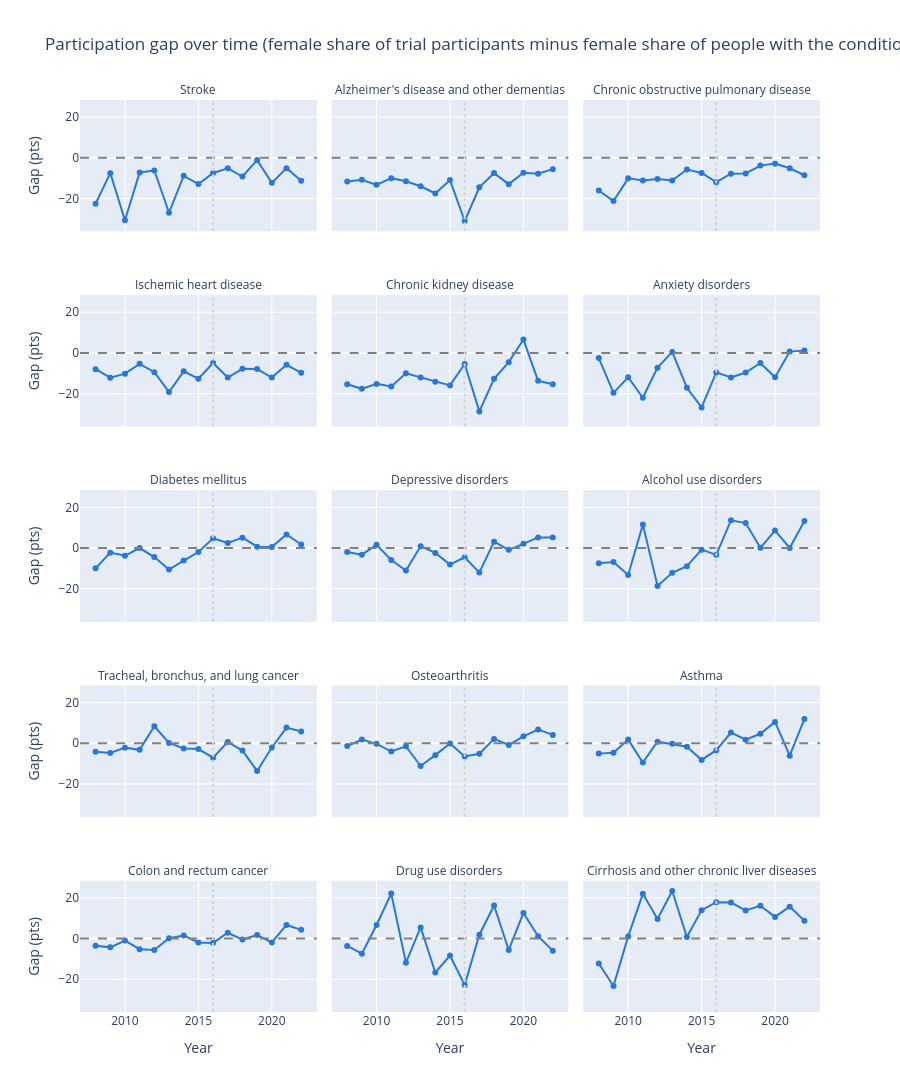

Here is the notebook cell this chart was saved with:
### Markdown cell above
### Participation gap over time
One small chart per cause, in the same order as the chart above. The gap is in percentage points: below the dashed line at 0 means women are underrepresented in that year's trials. The dotted line marks 2016, when NIH started requiring researchers to consider sex as a biological variable.

### Code cell
import plotly.express as px

gap["gap_points"] = gap["gap"] * 100

fig = px.line(
    gap, x="year", y="gap_points", facet_col="cause_name", facet_col_wrap=3,
    category_orders={"cause_name": by_cause["cause_name"].tolist()},
    hover_data=["trials"], markers=True, height=1100,
    labels={"gap_points": "Gap (pts)", "year": "Year", "trials": "Trials"},
    title="Participation gap over time (female share of trial participants minus female share of people with the condition)",
)
fig.for_each_annotation(lambda a: a.update(text=a.text.split("=")[1]))
fig.update_traces(line_color="#2a78d6")
fig.add_hline(y=0, line_dash="dash", line_color="gray")
fig.add_vline(x=2016, line_dash="dot", line_color="lightgray")
fig.show()

### Figure 1 — Plotly figure (JSON) as saved in the notebook; plotly's stock layout.template omitted (floating-point values rounded to 4 significant figures)
{"data": [{"customdata": [[13], [17], [18], [11], [22], [22], [19], [16], [22], [24], [22], [29], [18], [21], [16]], "hovertemplate": "cause_name=Stroke<br>Year=%{x}<br>Gap (pts)=%{y}<br>Trials=%{customdata[0]}<extra></extra>", "legendgroup": "", "line": {"color": "#2a78d6", "dash": "solid"}, "marker": {"symbol": "circle"}, "mode": "lines+markers", "name": "", "orientation": "v", "showlegend": false, "type": "scatter", "x": [2008, 2009, 2010, 2011, 2012, 2013, 2014, 2015, 2016, 2017, 2018, 2019, 2020, 2021, 2022], "xaxis": "x13", "y": [-22.55, -7.548, -30.67, -7.196, -6.264, -26.98, -8.861, -12.89, -7.445, -5.208, -9.207, -1.157, -12.31, -5.098, -11.32], "yaxis": "y13"}, {"customdata": [[13], [19], [10], [12], [13], [13], [13], [15], [15], [23], [24], [25], [22], [24], [24]], "hovertemplate": "cause_name=Alzheimer's disease and other dementias<br>Year=%{x}<br>Gap (pts)=%{y}<br>Trials=%{customdata[0]}<extra></extra>", "legendgroup": "", "line": {"color": "#2a78d6", "dash": "solid"}, "marker": {"symbol": "circle"}, "mode": "lines+markers", "name": "", "orientation": "v", "showlegend": false, "type": "scatter", "x": [2008, 2009, 2010, 2011, 2012, 2013, 2014, 2015, 2016, 2017, 2018, 2019, 2020, 2021, 2022], "xaxis": "x14", "y": [-11.7, -10.85, -13.3, -10.01, -11.53, -14.0, -17.55, -10.93, -31.04, -14.53, -7.527, -12.95, -7.321, -7.815, -5.59], "yaxis": "y14"}, {"customdata": [[12], [17], [10], [11], [21], [14], [15], [20], [10], [17], [11], [7], [6], [8], [6]], "hovertemplate": "cause_name=Chronic obstructive pulmonary disease<br>Year=%{x}<br>Gap (pts)=%{y}<br>Trials=%{customdata[0]}<extra></extra>", "legendgroup": "", "line": {"color": "#2a78d6", "dash": "solid"}, "marker": {"symbol": "circle"}, "mode": "lines+markers", "name": "", "orientation": "v", "showlegend": false, "type": "scatter", "x": [2008, 2009, 2010, 2011, 2012, 2013, 2014, 2015, 2016, 2017, 2018, 2019, 2020, 2021, 2022], "xaxis": "x15", "y": [-16.07, -21.23, -10.1, -11.2, -10.48, -11.19, -5.78, -7.486, -11.96, -7.807, -7.677, -3.853, -2.88, -5.156, -8.575], "yaxis": "y15"}, {"customdata": [[20], [17], [15], [10], [22], [21], [16], [13], [9], [13], [14], [15], [9], [9], [2]], "hovertemplate": "cause_name=Ischemic heart disease<br>Year=%{x}<br>Gap (pts)=%{y}<br>Trials=%{customdata[0]}<extra></extra>", "legendgroup": "", "line": {"color": "#2a78d6", "dash": "solid"}, "marker": {"symbol": "circle"}, "mode": "lines+markers", "name": "", "orientation": "v", "showlegend": false, "type": "scatter", "x": [2008, 2009, 2010, 2011, 2012, 2013, 2014, 2015, 2016, 2017, 2018, 2019, 2020, 2021, 2022], "xaxis": "x10", "y": [-7.983, -12.13, -10.16, -5.337, -9.482, -19.16, -9.052, -12.66, -4.917, -12.09, -7.787, -7.897, -12.11, -5.817, -9.755], "yaxis": "y10"}, {"customdata": [[14], [10], [20], [14], [22], [12], [14], [23], [23], [23], [21], [19], [8], [13], [7]], "hovertemplate": "cause_name=Chronic kidney disease<br>Year=%{x}<br>Gap (pts)=%{y}<br>Trials=%{customdata[0]}<extra></extra>", "legendgroup": "", "line": {"color": "#2a78d6", "dash": "solid"}, "marker": {"symbol": "circle"}, "mode": "lines+markers", "name": "", "orientation": "v", "showlegend": false, "type": "scatter", "x": [2008, 2009, 2010, 2011, 2012, 2013, 2014, 2015, 2016, 2017, 2018, 2019, 2020, 2021, 2022], "xaxis": "x11", "y": [-15.34, -17.62, -15.19, -16.49, -10.0, -12.08, -14.2, -15.95, -5.438, -28.7, -12.71, -4.517, 6.563, -13.69, -15.35], "yaxis": "y11"}, {"customdata": [[22], [19], [12], [13], [13], [17], [11], [21], [21], [14], [16], [14], [9], [35], [19]], "hovertemplate": "cause_name=Anxiety disorders<br>Year=%{x}<br>Gap (pts)=%{y}<br>Trials=%{customdata[0]}<extra></extra>", "legendgroup": "", "line": {"color": "#2a78d6", "dash": "solid"}, "marker": {"symbol": "circle"}, "mode": "lines+markers", "name": "", "orientation": "v", "showlegend": false, "type": "scatter", "x": [2008, 2009, 2010, 2011, 2012, 2013, 2014, 2015, 2016, 2017, 2018, 2019, 2020, 2021, 2022], "xaxis": "x12", "y": [-2.501, -19.58, -11.91, -21.98, -7.236, 0.4979, -17.09, -26.73, -9.545, -12.04, -9.594, -4.953, -11.96, 0.654, 1.163], "yaxis": "y12"}, {"customdata": [[68], [66], [71], [65], [51], [70], [71], [55], [53], [61], [55], [47], [50], [45], [33]], "hovertemplate": "cause_name=Diabetes mellitus<br>Year=%{x}<br>Gap (pts)=%{y}<br>Trials=%{customdata[0]}<extra></extra>", "legendgroup": "", "line": {"color": "#2a78d6", "dash": "solid"}, "marker": {"symbol": "circle"}, "mode": "lines+markers", "name": "", "orientation": "v", "showlegend": false, "type": "scatter", "x": [2008, 2009, 2010, 2011, 2012, 2013, 2014, 2015, 2016, 2017, 2018, 2019, 2020, 2021, 2022], "xaxis": "x7", "y": [-9.926, -2.224, -3.767, 0.03634, -4.413, -10.54, -6.106, -1.945, 4.799, 2.563, 5.124, 0.7099, 0.5972, 6.657, 1.753], "yaxis": "y7"}, {"customdata": [[44], [40], [48], [38], [42], [33], [45], [49], [46], [39], [39], [34], [32], [52], [34]], "hovertemplate": "cause_name=Depressive disorders<br>Year=%{x}<br>Gap (pts)=%{y}<br>Trials=%{customdata[0]}<extra></extra>", "legendgroup": "", "line": {"color": "#2a78d6", "dash": "solid"}, "marker": {"symbol": "circle"}, "mode": "lines+markers", "name": "", "orientation": "v", "showlegend": false, "type": "scatter", "x": [2008, 2009, 2010, 2011, 2012, 2013, 2014, 2015, 2016, 2017, 2018, 2019, 2020, 2021, 2022], "xaxis": "x8", "y": [-1.943, -3.222, 1.606, -5.871, -11.02, 0.9239, -2.35, -8.109, -4.493, -12.02, 3.151, -0.8414, 2.096, 5.224, 5.254], "yaxis": "y8"}, {"customdata": [[16], [16], [16], [13], [7], [14], [18], [13], [15], [13], [17], [18], [6], [10], [8]], "hovertemplate": "cause_name=Alcohol use disorders<br>Year=%{x}<br>Gap (pts)=%{y}<br>Trials=%{customdata[0]}<extra></extra>", "legendgroup": "", "line": {"color": "#2a78d6", "dash": "solid"}, "marker": {"symbol": "circle"}, "mode": "lines+markers", "name": "", "orientation": "v", "showlegend": false, "type": "scatter", "x": [2008, 2009, 2010, 2011, 2012, 2013, 2014, 2015, 2016, 2017, 2018, 2019, 2020, 2021, 2022], "xaxis": "x9", "y": [-7.466, -6.812, -13.22, 11.53, -18.58, -12.1, -8.888, -0.7751, -3.321, 13.62, 12.3, 0.1371, 8.607, 0.07042, 13.35], "yaxis": "y9"}, {"customdata": [[60], [51], [47], [37], [27], [50], [33], [65], [63], [80], [50], [39], [34], [38], [22]], "hovertemplate": "cause_name=Tracheal, bronchus, and lung cancer<br>Year=%{x}<br>Gap (pts)=%{y}<br>Trials=%{customdata[0]}<extra></extra>", "legendgroup": "", "line": {"color": "#2a78d6", "dash": "solid"}, "marker": {"symbol": "circle"}, "mode": "lines+markers", "name": "", "orientation": "v", "showlegend": false, "type": "scatter", "x": [2008, 2009, 2010, 2011, 2012, 2013, 2014, 2015, 2016, 2017, 2018, 2019, 2020, 2021, 2022], "xaxis": "x4", "y": [-4.117, -4.771, -2.151, -3.206, 8.343, 0.1334, -2.573, -2.831, -7.068, 0.6677, -3.607, -13.57, -2.088, 7.72, 5.81], "yaxis": "y4"}, {"customdata": [[14], [14], [15], [16], [16], [19], [20], [19], [24], [27], [19], [19], [19], [13], [13]], "hovertemplate": "cause_name=Osteoarthritis<br>Year=%{x}<br>Gap (pts)=%{y}<br>Trials=%{customdata[0]}<extra></extra>", "legendgroup": "", "line": {"color": "#2a78d6", "dash": "solid"}, "marker": {"symbol": "circle"}, "mode": "lines+markers", "name": "", "orientation": "v", "showlegend": false, "type": "scatter", "x": [2008, 2009, 2010, 2011, 2012, 2013, 2014, 2015, 2016, 2017, 2018, 2019, 2020, 2021, 2022], "xaxis": "x5", "y": [-1.368, 1.846, -0.2861, -4.046, -1.506, -11.15, -5.831, -0.08972, -6.486, -5.127, 2.144, -0.7926, 3.421, 6.738, 4.094], "yaxis": "y5"}, {"customdata": [[22], [13], [22], [15], [13], [15], [16], [14], [12], [12], [9], [8], [6], [5], [7]], "hovertemplate": "cause_name=Asthma<br>Year=%{x}<br>Gap (pts)=%{y}<br>Trials=%{customdata[0]}<extra></extra>", "legendgroup": "", "line": {"color": "#2a78d6", "dash": "solid"}, "marker": {"symbol": "circle"}, "mode": "lines+markers", "name": "", "orientation": "v", "showlegend": false, "type": "scatter", "x": [2008, 2009, 2010, 2011, 2012, 2013, 2014, 2015, 2016, 2017, 2018, 2019, 2020, 2021, 2022], "xaxis": "x6", "y": [-5.085, -4.644, 1.785, -9.477, 0.7832, -0.2748, -1.696, -8.18, -3.396, 5.238, 1.732, 4.656, 10.46, -6.081, 11.85], "yaxis": "y6"}, {"customdata": [[18], [22], [28], [21], [21], [24], [16], [16], [24], [28], [32], [30], [22], [16], [15]], "hovertemplate": "cause_name=Colon and rectum cancer<br>Year=%{x}<br>Gap (pts)=%{y}<br>Trials=%{customdata[0]}<extra></extra>", "legendgroup": "", "line": {"color": "#2a78d6", "dash": "solid"}, "marker": {"symbol": "circle"}, "mode": "lines+markers", "name": "", "orientation": "v", "showlegend": false, "type": "scatter", "x": [2008, 2009, 2010, 2011, 2012, 2013, 2014, 2015, 2016, 2017, 2018, 2019, 2020, 2021, 2022], "xaxis": "x", "y": [-3.621, -4.376, -1.074, -5.272, -5.691, 0.08409, 1.473, -1.95, -2.192, 2.802, -0.5547, 1.654, -1.939, 6.609, 4.216], "yaxis": "y"}, {"customdata": [[18], [15], [20], [18], [17], [19], [9], [14], [15], [12], [8], [23], [23], [20], [15]], "hovertemplate": "cause_name=Drug use disorders<br>Year=%{x}<br>Gap (pts)=%{y}<br>Trials=%{customdata[0]}<extra></extra>", "legendgroup": "", "line": {"color": "#2a78d6", "dash": "solid"}, "marker": {"symbol": "circle"}, "mode": "lines+markers", "name": "", "orientation": "v", "showlegend": false, "type": "scatter", "x": [2008, 2009, 2010, 2011, 2012, 2013, 2014, 2015, 2016, 2017, 2018, 2019, 2020, 2021, 2022], "xaxis": "x2", "y": [-3.661, -7.517, 6.593, 22.06, -11.9, 5.405, -16.72, -8.365, -22.84, 1.82, 16.15, -5.658, 12.49, 1.11, -6.008], "yaxis": "y2"}, {"customdata": [[3], [1], [6], [4], [7], [5], [8], [17], [12], [11], [15], [26], [11], [14], [5]], "hovertemplate": "cause_name=Cirrhosis and other chronic liver diseases<br>Year=%{x}<br>Gap (pts)=%{y}<br>Trials=%{customdata[0]}<extra></extra>", "legendgroup": "", "line": {"color": "#2a78d6", "dash": "solid"}, "marker": {"symbol": "circle"}, "mode": "lines+markers", "name": "", "orientation": "v", "showlegend": false, "type": "scatter", "x": [2008, 2009, 2010, 2011, 2012, 2013, 2014, 2015, 2016, 2017, 2018, 2019, 2020, 2021, 2022], "xaxis": "x3", "y": [-12.31, -23.38, 1.009, 21.89, 9.576, 23.29, 0.6534, 13.89, 17.79, 17.59, 13.74, 16.02, 10.57, 15.6, 8.675], "yaxis": "y3"}], "layout": {"annotations": [{"showarrow": false, "text": "Colon and rectum cancer", "x": 0.16, "xanchor": "center", "xref": "paper", "y": 0.144, "yanchor": "bottom", "yref": "paper"}, {"showarrow": false, "text": "Drug use disorders", "x": 0.5, "xanchor": "center", "xref": "paper", "y": 0.144, "yanchor": "bottom", "yref": "paper"}, {"showarrow": false, "text": "Cirrhosis and other chronic liver diseases", "x": 0.84, "xanchor": "center", "xref": "paper", "y": 0.144, "yanchor": "bottom", "yref": "paper"}, {"showarrow": false, "text": "Tracheal, bronchus, and lung cancer", "x": 0.16, "xanchor": "center", "xref": "paper", "y": 0.358, "yanchor": "bottom", "yref": "paper"}, {"showarrow": false, "text": "Osteoarthritis", "x": 0.5, "xanchor": "center", "xref": "paper", "y": 0.358, "yanchor": "bottom", "yref": "paper"}, {"showarrow": false, "text": "Asthma", "x": 0.84, "xanchor": "center", "xref": "paper", "y": 0.358, "yanchor": "bottom", "yref": "paper"}, {"showarrow": false, "text": "Diabetes mellitus", "x": 0.16, "xanchor": "center", "xref": "paper", "y": 0.572, "yanchor": "bottom", "yref": "paper"}, {"showarrow": false, "text": "Depressive disorders", "x": 0.5, "xanchor": "center", "xref": "paper", "y": 0.572, "yanchor": "bottom", "yref": "paper"}, {"showarrow": false, "text": "Alcohol use disorders", "x": 0.84, "xanchor": "center", "xref": "paper", "y": 0.572, "yanchor": "bottom", "yref": "paper"}, {"showarrow": false, "text": "Ischemic heart disease", "x": 0.16, "xanchor": "center", "xref": "paper", "y": 0.786, "yanchor": "bottom", "yref": "paper"}, {"showarrow": false, "text": "Chronic kidney disease", "x": 0.5, "xanchor": "center", "xref": "paper", "y": 0.786, "yanchor": "bottom", "yref": "paper"}, {"showarrow": false, "text": "Anxiety disorders", "x": 0.84, "xanchor": "center", "xref": "paper", "y": 0.786, "yanchor": "bottom", "yref": "paper"}, {"showarrow": false, "text": "Stroke", "x": 0.16, "xanchor": "center", "xref": "paper", "y": 1, "yanchor": "bottom", "yref": "paper"}, {"showarrow": false, "text": "Alzheimer's disease and other dementias", "x": 0.5, "xanchor": "center", "xref": "paper", "y": 1, "yanchor": "bottom", "yref": "paper"}, {"showarrow": false, "text": "Chronic obstructive pulmonary disease", "x": 0.84, "xanchor": "center", "xref": "paper", "y": 1, "yanchor": "bottom", "yref": "paper"}], "height": 1100, "legend": {"tracegroupgap": 0}, "shapes": [{"line": {"color": "gray", "dash": "dash"}, "type": "line", "x0": 0, "x1": 1, "xref": "x domain", "y0": 0, "y1": 0, "yref": "y"}, {"line": {"color": "gray", "dash": "dash"}, "type": "line", "x0": 0, "x1": 1, "xref": "x2 domain", "y0": 0, "y1": 0, "yref": "y2"}, {"line": {"color": "gray", "dash": "dash"}, "type": "line", "x0": 0, "x1": 1, "xref": "x3 domain", "y0": 0, "y1": 0, "yref": "y3"}, {"line": {"color": "gray", "dash": "dash"}, "type": "line", "x0": 0, "x1": 1, "xref": "x4 domain", "y0": 0, "y1": 0, "yref": "y4"}, {"line": {"color": "gray", "dash": "dash"}, "type": "line", "x0": 0, "x1": 1, "xref": "x5 domain", "y0": 0, "y1": 0, "yref": "y5"}, {"line": {"color": "gray", "dash": "dash"}, "type": "line", "x0": 0, "x1": 1, "xref": "x6 domain", "y0": 0, "y1": 0, "yref": "y6"}, {"line": {"color": "gray", "dash": "dash"}, "type": "line", "x0": 0, "x1": 1, "xref": "x7 domain", "y0": 0, "y1": 0, "yref": "y7"}, {"line": {"color": "gray", "dash": "dash"}, "type": "line", "x0": 0, "x1": 1, "xref": "x8 domain", "y0": 0, "y1": 0, "yref": "y8"}, {"line": {"color": "gray", "dash": "dash"}, "type": "line", "x0": 0, "x1": 1, "xref": "x9 domain", "y0": 0, "y1": 0, "yref": "y9"}, {"line": {"color": "gray", "dash": "dash"}, "type": "line", "x0": 0, "x1": 1, "xref": "x10 domain", "y0": 0, "y1": 0, "yref": "y10"}, {"line": {"color": "gray", "dash": "dash"}, "type": "line", "x0": 0, "x1": 1, "xref": "x11 domain", "y0": 0, "y1": 0, "yref": "y11"}, {"line": {"color": "gray", "dash": "dash"}, "type": "line", "x0": 0, "x1": 1, "xref": "x12 domain", "y0": 0, "y1": 0, "yref": "y12"}, {"line": {"color": "gray", "dash": "dash"}, "type": "line", "x0": 0, "x1": 1, "xref": "x13 domain", "y0": 0, "y1": 0, "yref": "y13"}, {"line": {"color": "gray", "dash": "dash"}, "type": "line", "x0": 0, "x1": 1, "xref": "x14 domain", "y0": 0, "y1": 0, "yref": "y14"}, {"line": {"color": "gray", "dash": "dash"}, "type": "line", "x0": 0, "x1": 1, "xref": "x15 domain", "y0": 0, "y1": 0, "yref": "y15"}, {"line": {"color": "lightgray", "dash": "dot"}, "type": "line", "x0": 2016, "x1": 2016, "xref": "x", "y0": 0, "y1": 1, "yref": "y domain"}, {"line": {"color": "lightgray", "dash": "dot"}, "type": "line", "x0": 2016, "x1": 2016, "xref": "x2", "y0": 0, "y1": 1, "yref": "y2 domain"}, {"line": {"color": "lightgray", "dash": "dot"}, "type": "line", "x0": 2016, "x1": 2016, "xref": "x3", "y0": 0, "y1": 1, "yref": "y3 domain"}, {"line": {"color": "lightgray", "dash": "dot"}, "type": "line", "x0": 2016, "x1": 2016, "xref": "x4", "y0": 0, "y1": 1, "yref": "y4 domain"}, {"line": {"color": "lightgray", "dash": "dot"}, "type": "line", "x0": 2016, "x1": 2016, "xref": "x5", "y0": 0, "y1": 1, "yref": "y5 domain"}, {"line": {"color": "lightgray", "dash": "dot"}, "type": "line", "x0": 2016, "x1": 2016, "xref": "x6", "y0": 0, "y1": 1, "yref": "y6 domain"}, {"line": {"color": "lightgray", "dash": "dot"}, "type": "line", "x0": 2016, "x1": 2016, "xref": "x7", "y0": 0, "y1": 1, "yref": "y7 domain"}, {"line": {"color": "lightgray", "dash": "dot"}, "type": "line", "x0": 2016, "x1": 2016, "xref": "x8", "y0": 0, "y1": 1, "yref": "y8 domain"}, {"line": {"color": "lightgray", "dash": "dot"}, "type": "line", "x0": 2016, "x1": 2016, "xref": "x9", "y0": 0, "y1": 1, "yref": "y9 domain"}, {"line": {"color": "lightgray", "dash": "dot"}, "type": "line", "x0": 2016, "x1": 2016, "xref": "x10", "y0": 0, "y1": 1, "yref": "y10 domain"}, {"line": {"color": "lightgray", "dash": "dot"}, "type": "line", "x0": 2016, "x1": 2016, "xref": "x11", "y0": 0, "y1": 1, "yref": "y11 domain"}, {"line": {"color": "lightgray", "dash": "dot"}, "type": "line", "x0": 2016, "x1": 2016, "xref": "x12", "y0": 0, "y1": 1, "yref": "y12 domain"}, {"line": {"color": "lightgray", "dash": "dot"}, "type": "line", "x0": 2016, "x1": 2016, "xref": "x13", "y0": 0, "y1": 1, "yref": "y13 domain"}, {"line": {"color": "lightgray", "dash": "dot"}, "type": "line", "x0": 2016, "x1": 2016, "xref": "x14", "y0": 0, "y1": 1, "yref": "y14 domain"}, {"line": {"color": "lightgray", "dash": "dot"}, "type": "line", "x0": 2016, "x1": 2016, "xref": "x15", "y0": 0, "y1": 1, "yref": "y15 domain"}], "title": {"text": "Participation gap over time (female share of trial participants minus female share of people with the condition)"}, "xaxis": {"anchor": "y", "domain": [0, 0.32], "title": {"text": "Year"}}, "xaxis10": {"anchor": "y10", "domain": [0, 0.32], "matches": "x", "showticklabels": false}, "xaxis11": {"anchor": "y11", "domain": [0.34, 0.66], "matches": "x", "showticklabels": false}, "xaxis12": {"anchor": "y12", "domain": [0.68, 1.0], "matches": "x", "showticklabels": false}, "xaxis13": {"anchor": "y13", "domain": [0, 0.32], "matches": "x", "showticklabels": false}, "xaxis14": {"anchor": "y14", "domain": [0.34, 0.66], "matches": "x", "showticklabels": false}, "xaxis15": {"anchor": "y15", "domain": [0.68, 1.0], "matches": "x", "showticklabels": false}, "xaxis2": {"anchor": "y2", "domain": [0.34, 0.66], "matches": "x", "title": {"text": "Year"}}, "xaxis3": {"anchor": "y3", "domain": [0.68, 1.0], "matches": "x", "title": {"text": "Year"}}, "xaxis4": {"anchor": "y4", "domain": [0, 0.32], "matches": "x", "showticklabels": false}, "xaxis5": {"anchor": "y5", "domain": [0.34, 0.66], "matches": "x", "showticklabels": false}, "xaxis6": {"anchor": "y6", "domain": [0.68, 1.0], "matches": "x", "showticklabels": false}, "xaxis7": {"anchor": "y7", "domain": [0, 0.32], "matches": "x", "showticklabels": false}, "xaxis8": {"anchor": "y8", "domain": [0.34, 0.66], "matches": "x", "showticklabels": false}, "xaxis9": {"anchor": "y9", "domain": [0.68, 1.0], "matches": "x", "showticklabels": false}, "yaxis": {"anchor": "x", "domain": [0, 0.144], "title": {"text": "Gap (pts)"}}, "yaxis10": {"anchor": "x10", "domain": [0.642, 0.786], "matches": "y", "title": {"text": "Gap (pts)"}}, "yaxis11": {"anchor": "x11", "domain": [0.642, 0.786], "matches": "y", "showticklabels": false}, "yaxis12": {"anchor": "x12", "domain": [0.642, 0.786], "matches": "y", "showticklabels": false}, "yaxis13": {"anchor": "x13", "domain": [0.856, 1], "matches": "y", "title": {"text": "Gap (pts)"}}, "yaxis14": {"anchor": "x14", "domain": [0.856, 1], "matches": "y", "showticklabels": false}, "yaxis15": {"anchor": "x15", "domain": [0.856, 1], "matches": "y", "showticklabels": false}, "yaxis2": {"anchor": "x2", "domain": [0, 0.144], "matches": "y", "showticklabels": false}, "yaxis3": {"anchor": "x3", "domain": [0, 0.144], "matches": "y", "showticklabels": false}, "yaxis4": {"anchor": "x4", "domain": [0.214, 0.358], "matches": "y", "title": {"text": "Gap (pts)"}}, "yaxis5": {"anchor": "x5", "domain": [0.214, 0.358], "matches": "y", "showticklabels": false}, "yaxis6": {"anchor": "x6", "domain": [0.214, 0.358], "matches": "y", "showticklabels": false}, "yaxis7": {"anchor": "x7", "domain": [0.428, 0.572], "matches": "y", "title": {"text": "Gap (pts)"}}, "yaxis8": {"anchor": "x8", "domain": [0.428, 0.572], "matches": "y", "showticklabels": false}, "yaxis9": {"anchor": "x9", "domain": [0.428, 0.572], "matches": "y", "showticklabels": false}}}
